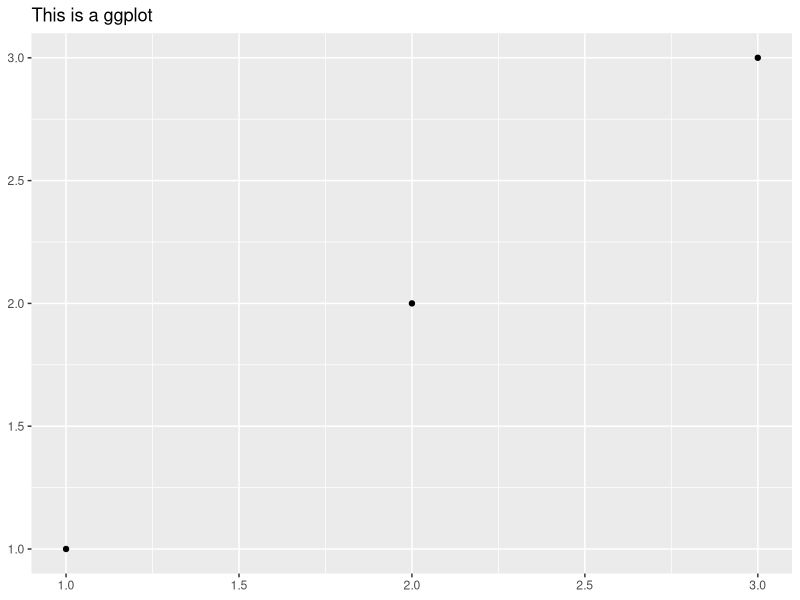
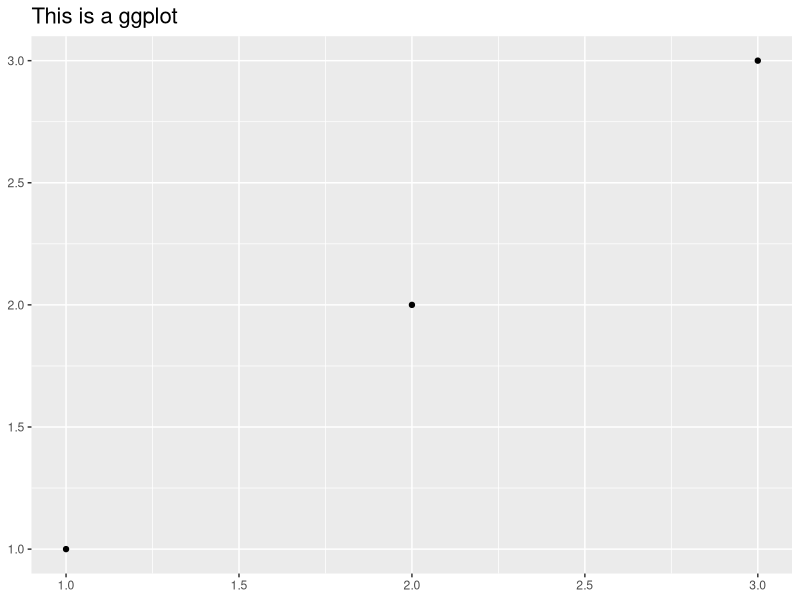
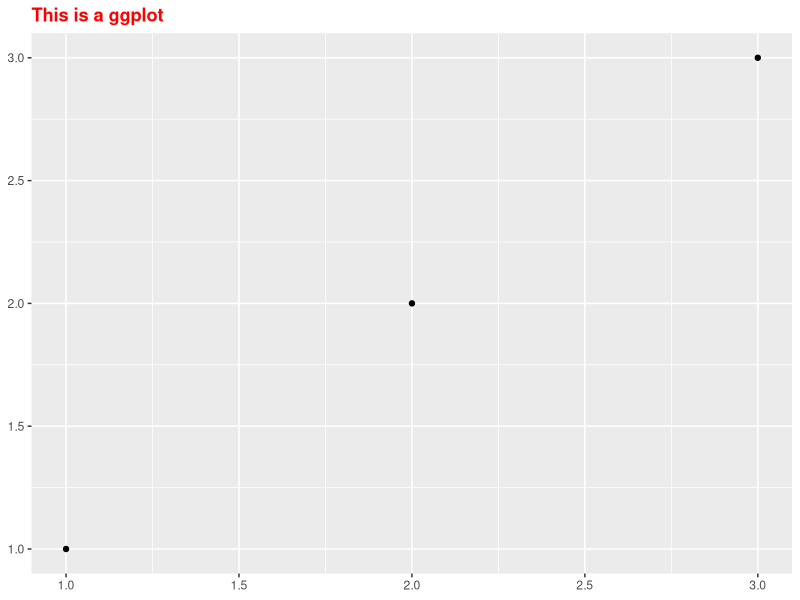
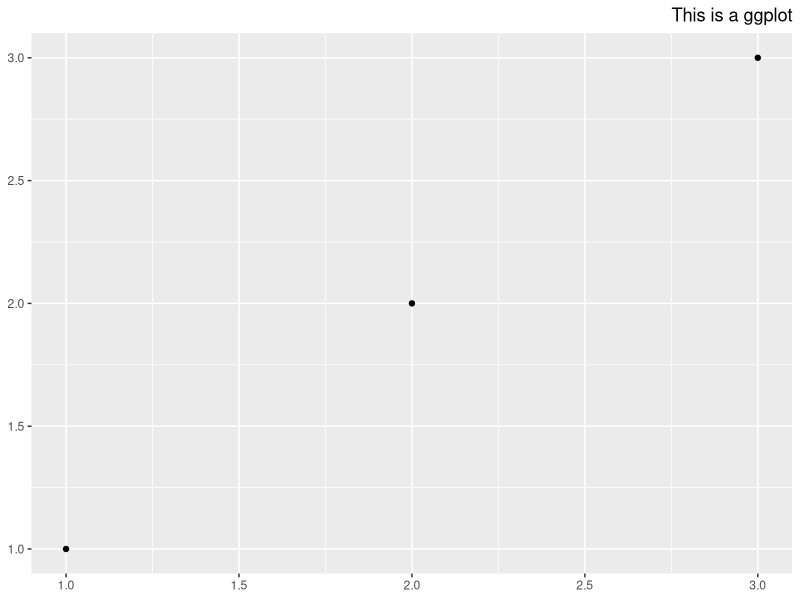
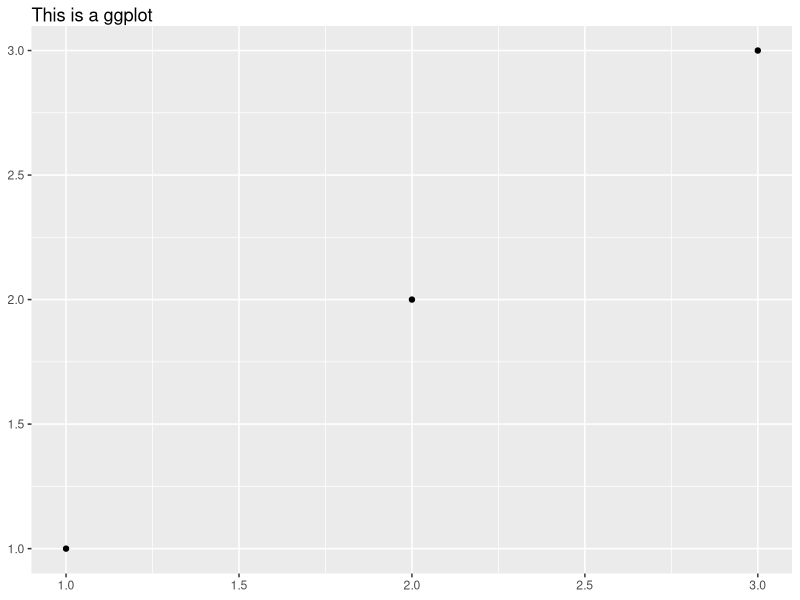
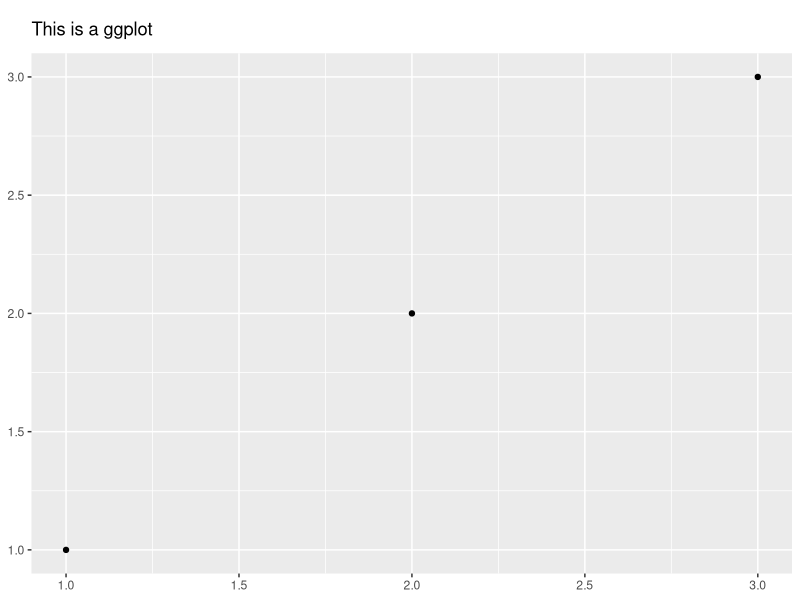
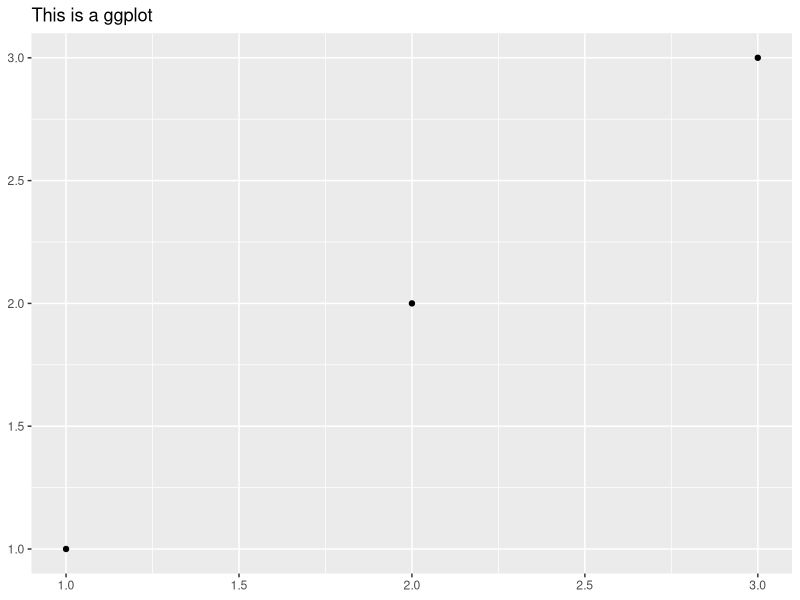
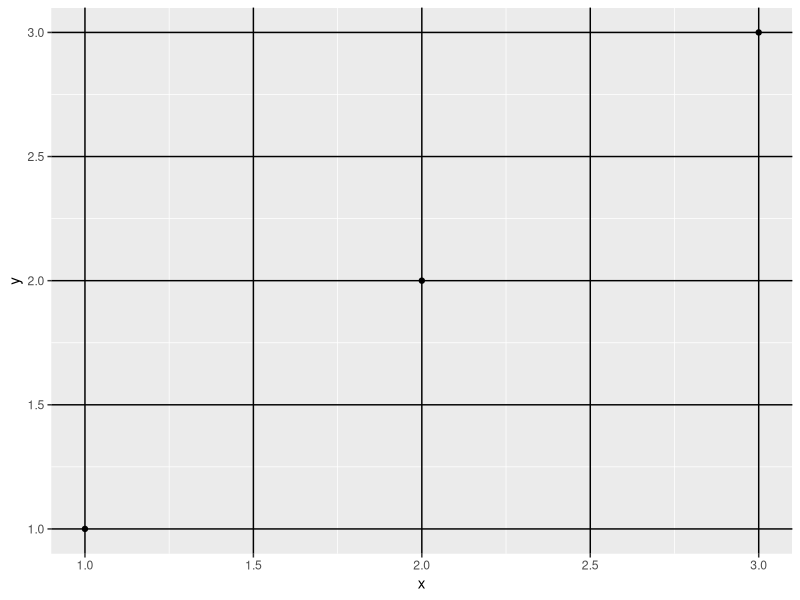

The R source for these figures, in order:

# -------------------------------------------------------------------------

                # Modifying Theme Components # 

# -------------------------------------------------------------------------

# There are four basic types of built-in element functions: text, lines, 
# rectangles, and blank. Each element function has a set of parameters 
# that control the appearance:

# -------------------------------------------------------------------------
library(ggplot2)

# -------------------------------------------------------------------------


df <- data.frame(x = 1:3, y = 1:3)
base <- ggplot(df, aes(x, y)) + geom_point()

# -------------------------------------------------------------------------

base_t <- base + labs(title = "This is a ggplot") + xlab(NULL) + ylab(NULL)

base_t

# -------------------------------------------------------------------------


base_t + theme(plot.title = element_text(size=16)) 


# -------------------------------------------------------------------------


base_t + theme(plot.title = element_text(face="bold", color = "red")) 

base_t + theme(plot.title = element_text(hjust=1))

# -------------------------------------------------------------------------
# 
# You can control the margins around the text with the margin argument
# and margin() function. margin() has four arguments: the amount of space
# (in points) to add to the top, right, bottom and left sides of the text. Any
# elements not specified default to 0.

# -------------------------------------------------------------------------

# The margins here look asymmetric because there are also plot margins
base_t + theme(plot.title = element_text(margin = margin()))

base_t + theme(plot.title = element_text(margin = margin(t = 10, b = 10)))

base_t + theme(axis.title.y = element_text(margin = margin(r = 10)))

# -------------------------------------------------------------------------
# element_line() draws lines parameterised by colour , size and linetype :

# -------------------------------------------------------------------------
base + theme(panel.grid.major = element_line(colour = "black"))

base + theme(panel.grid.major = element_line(size = 2))

base + theme(panel.grid.major = element_line(linetype = "dotted"))

# -------------------------------------------------------------------------

# element rect() draws rectangles, mostly used for backgrounds, 
# parameterised by fill colour and border colour , size and linetype .

# -------------------------------------------------------------------------

base + theme(plot.background = element_rect(fill = "grey80", colour = NA))

base + theme(plot.background = element_rect(colour = "red", size = 2))

base + theme(panel.background = element_rect(fill = "linen"))

# -------------------------------------------------------------------------

# element_blank() draws nothing. Use this if you don’t want anything drawn,
# and no space allocated for that element. The following example uses
# element_blank() to progressively suppress the appearance of elements we’re
# not interested in. Notice how the plot automatically reclaims the space 
# previously used by these elements: if you don’t want this to happen (perhaps
# because they need to line up with other plots on the page), use colour =
# NA, fill = NA to create invisible elements that still take up space.

# -------------------------------------------------------------------------

base

last_plot() + theme(panel.grid.minor = element_blank())

last_plot() + theme(panel.grid.major = element_blank())

# -------------------------------------------------------------------------

last_plot() + theme(panel.background = element_blank())

last_plot() + theme(
  axis.title.x = element_blank(),
  axis.title.y = element_blank()
)

last_plot() + theme(axis.line = element_line(colour = "grey50"))

# -------------------------------------------------------------------------

# To modify theme elements for all future plots, use theme update() . It returns
# the previous theme settings, so you can easily restore the original parameters
# once you’re done.

# -------------------------------------------------------------------------

old_theme <- theme_update(
  plot.background = element_rect(fill = "lightblue3", colour = NA),
  panel.background = element_rect(fill = "lightblue", colour = NA),
  axis.text = element_text(colour = "linen"),
  axis.title = element_text(colour = "linen")
)
base

# -------------------------------------------------------------------------

theme_set(old_theme)
base
